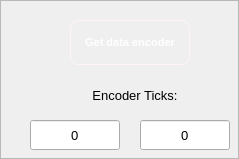
                  <widget class="QFrame" name="frame_expand">
                   <property name="frameShape">
                    <enum>QFrame::StyledPanel</enum>
                   </property>
                   <property name="frameShadow">
                    <enum>QFrame::Plain</enum>
                   </property>
                   <widget class="QLineEdit" name="txt_endcoder_left">
                    <property name="geometry">
                     <rect>
                      <x>30</x>
                      <y>120</y>
                      <width>90</width>
                      <height>30</height>
                     </rect>
                    </property>
                    <property name="minimumSize">
                     <size>
                      <width>0</width>
                      <height>30</height>
                     </size>
                    </property>
                    <property name="maximumSize">
                     <size>
                      <width>90</width>
                      <height>60</height>
                     </size>
                    </property>
                    <property name="font">
                     <font>
                      <family>Tahoma</family>
                      <pointsize>10</pointsize>
                     </font>
                    </property>
                    <property name="text">
                     <string>0</string>
                    </property>
                    <property name="alignment">
                     <set>Qt::AlignCenter</set>
                    </property>
                   </widget>
                   <widget class="QLineEdit" name="txt_encoder_right">
                    <property name="geometry">
                     <rect>
                      <x>140</x>
                      <y>120</y>
                      <width>90</width>
                      <height>30</height>
                     </rect>
                    </property>
                    <property name="minimumSize">
                     <size>
                      <width>0</width>
                      <height>30</height>
                     </size>
                    </property>
                    <property name="maximumSize">
                     <size>
                      <width>90</width>
                      <height>60</height>
                     </size>
                    </property>
                    <property name="font">
                     <font>
                      <family>Tahoma</family>
                      <pointsize>10</pointsize>
                     </font>
                    </property>
                    <property name="text">
                     <string>0</string>
                    </property>
                    <property name="alignment">
                     <set>Qt::AlignCenter</set>
                    </property>
                   </widget>
                   <widget class="QLabel" name="lb_encoderticks">
                    <property name="geometry">
                     <rect>
                      <x>90</x>
                      <y>80</y>
                      <width>90</width>
                      <height>30</height>
                     </rect>
                    </property>
                    <property name="minimumSize">
                     <size>
                      <width>90</width>
                      <height>30</height>
                     </size>
                    </property>
                    <property name="maximumSize">
                     <size>
                      <width>16777215</width>
                      <height>16777215</height>
                     </size>
                    </property>
                    <property name="font">
                     <font>
                      <family>Tahoma</family>
                      <pointsize>10</pointsize>
                     </font>
                    </property>
                    <property name="text">
                     <string>Encoder Ticks:</string>
                    </property>
                    <property name="alignment">
                     <set>Qt::AlignCenter</set>
                    </property>
                   </widget>
                   <widget class="QPushButton" name="btn_getencoder">
                    <property name="geometry">
                     <rect>
                      <x>70</x>
                      <y>20</y>
                      <width>120</width>
                      <height>45</height>
                     </rect>
                    </property>
                    <property name="minimumSize">
                     <size>
                      <width>120</width>
                      <height>45</height>
                     </size>
                    </property>
                    <property name="maximumSize">
                     <size>
                      <width>120</width>
                      <height>16777215</height>
                     </size>
                    </property>
                    <property name="font">
                     <font>
                      <family>Tahoma</family>
                      <pointsize>8</pointsize>
                      <weight>75</weight>
                      <bold>true</bold>
                     </font>
                    </property>
                    <property name="styleSheet">
                     <string notr="true">QPushButton {
	padding: 8px 6px;
	border: 1px solid rgb(255, 243, 248);
	border-radius:8px;
	color:#fff;
}
QPushButton:hover {
	background-color:  rgb(0, 97, 157);
}</string>
                    </property>
                    <property name="text">
                     <string>Get data encoder</string>
                    </property>
                    <property name="iconSize">
                     <size>
                      <width>24</width>
                      <height>24</height>
                     </size>
                    </property>
                   </widget>
                  </widget>
